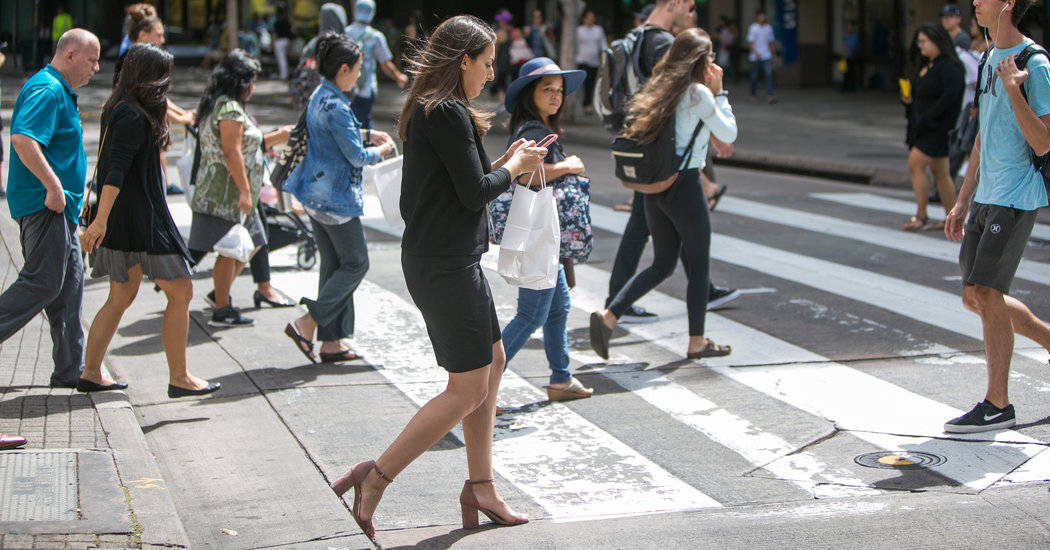
#> input picture input_image.jpg, 1050 x 550 px, found by its file name
$ jupyter execute --allow-errors Pedestrain_YOLO.ipynb   (shell and % lines are left out)
#> lines starting #> are read from the running program, lines starting #| are printed output that depends on the picture
[cell 1]
# Setup

[cell 2]
import cv2
img = cv2.imread('/content/input_image.jpg')
#> img is the input picture: shape (550, 1050, 3); mean B, G, R 129.8, 130.1, 129.5
#img = cv2.resize(img, None, fx=0.25, fy=0.25)
import PIL
pil_image = PIL.Image.fromarray(img[:,:,::-1])
pil_image.resize((800,400))
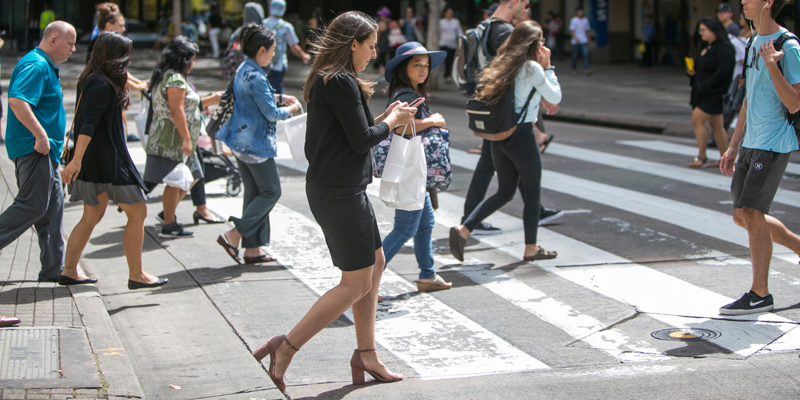
#> Out: PIL image 800x400 RGB; mean R, G, B 129.5, 130, 129.8
